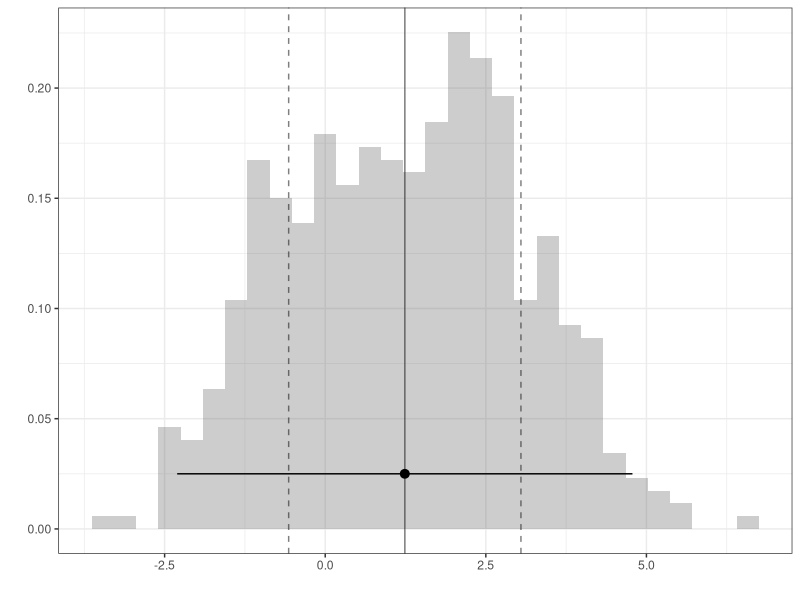
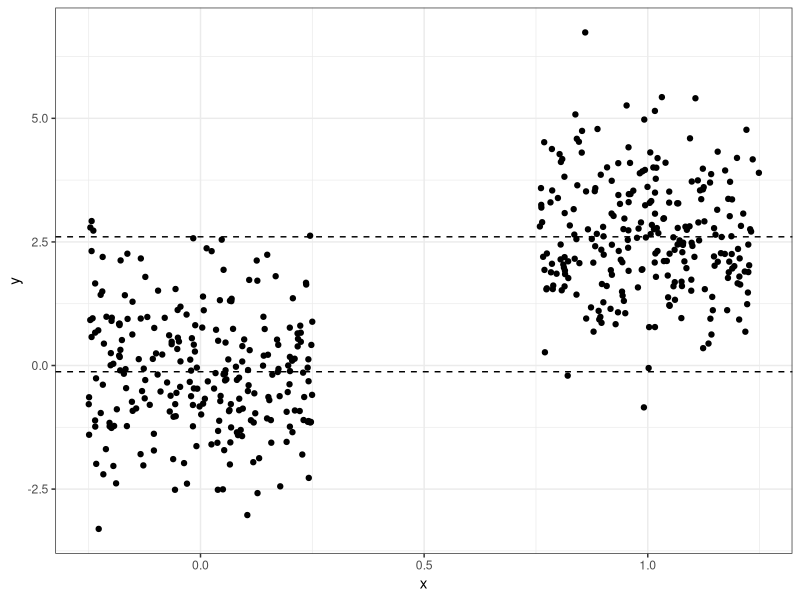
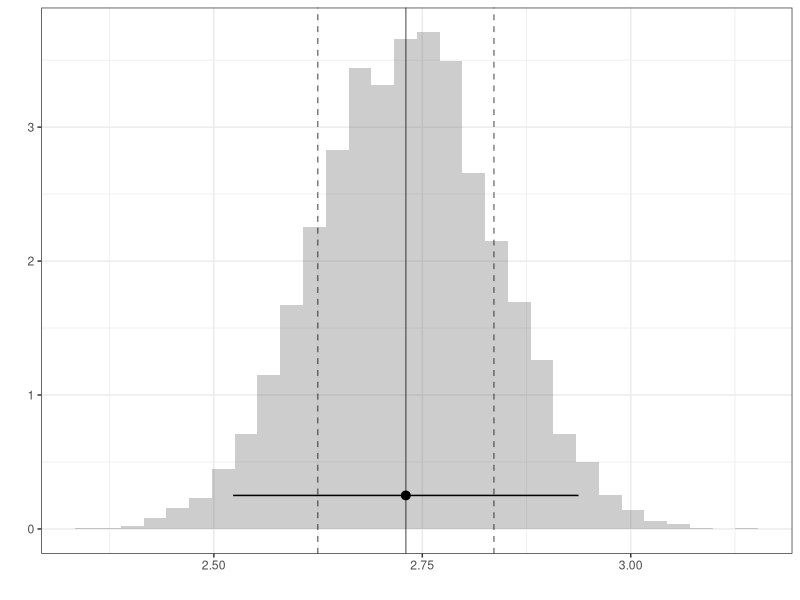
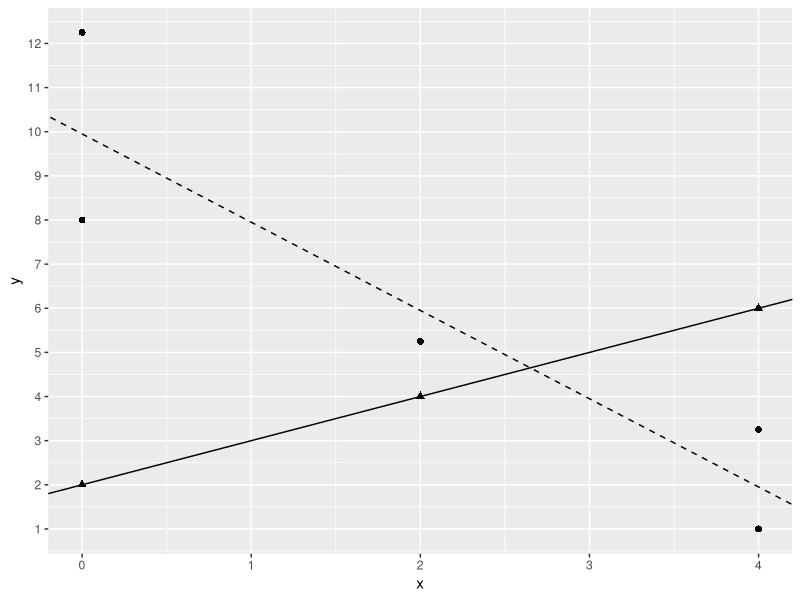
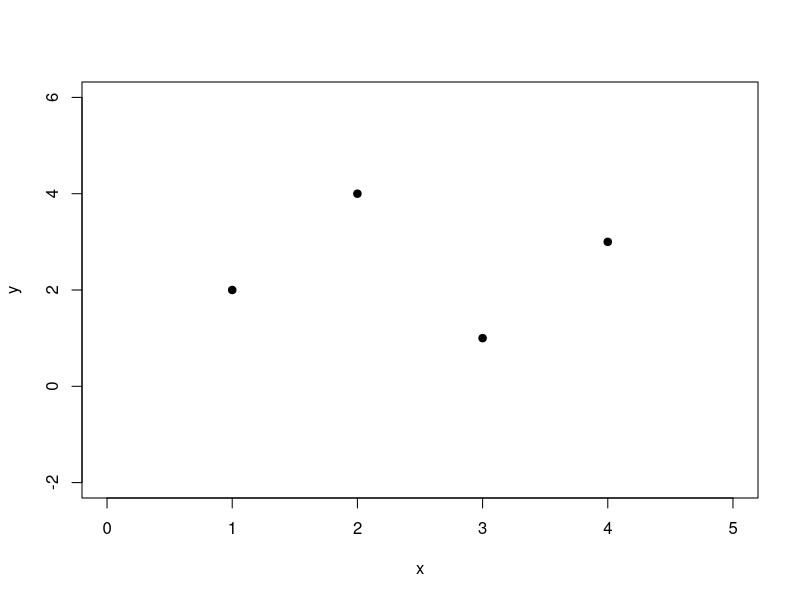
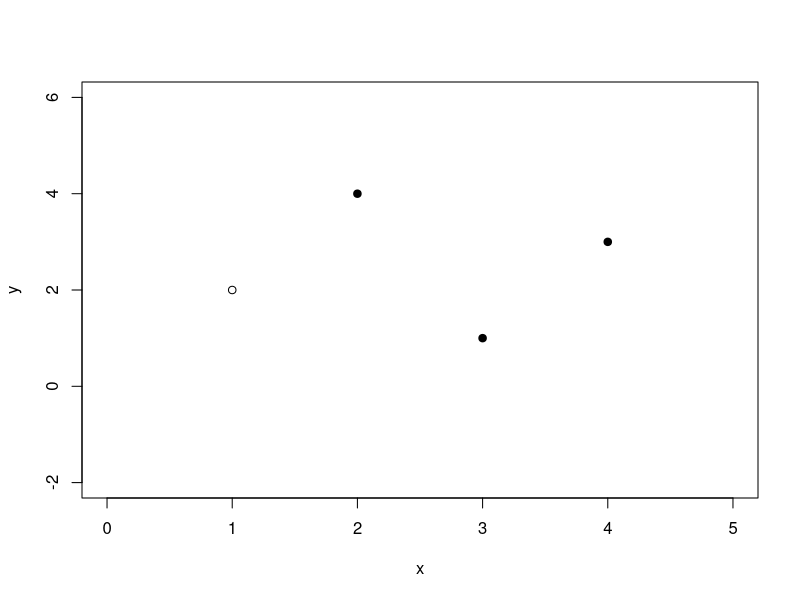
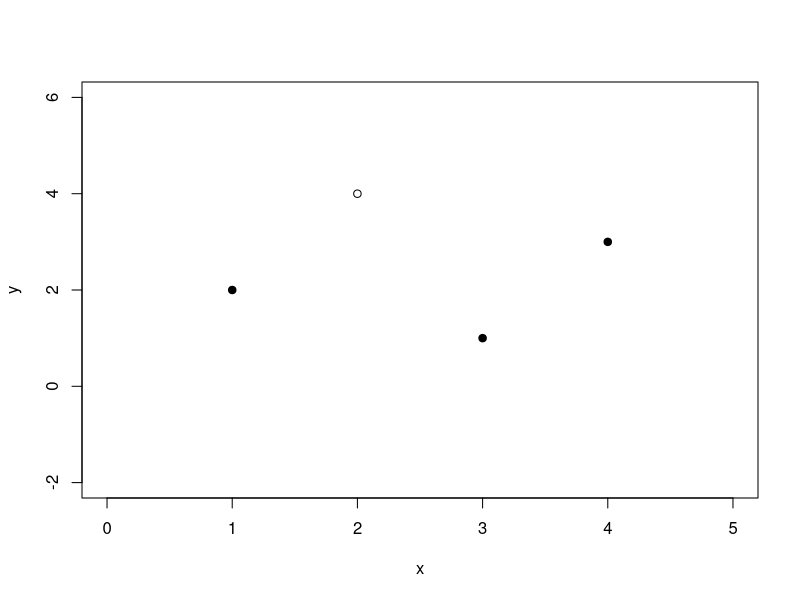
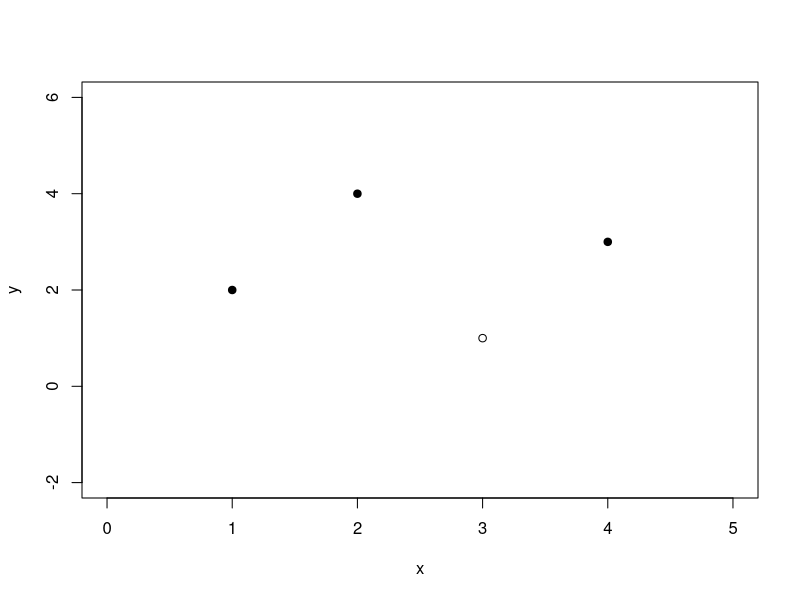

Here is the R script that generated these plots, in order:
## ---- chunk 1
#| echo: false
library(ggplot2)
n <- 500
x <- c(rep(0,n/2),rep(1,n/2))
set.seed(220220)
y <- 2.6*x +  rnorm(n) + runif(n,-1,1)


df <- data.frame(y,x)



q2<- ggplot(data = df, aes(x = x, y = y)) +
  geom_jitter(width=.25) +
  geom_hline(yintercept=mean(df$y[df$x==0]), linetype="dashed")+ 
   geom_hline(yintercept=mean(df$y[df$x==1]), linetype="dashed")+ 
  xlab("x") +
  ylab("y") +
  theme_bw() 

## ---- chunk 2
#| echo: true
B=10000
theta<- rep(NA,B)
for( b in 1:B ){
bootind = sample(1:n,size=n,replace=T)
dfboot = df[bootind,]
theta[b]<- (mean(dfboot$y[dfboot$x==1])-mean(dfboot$y[dfboot$x==0]))
}
## ---- chunk 3
#| out-height: 3.5in
#| fig-ncol: 2
#| fig-subcap:
#|  -  Histogram of the vector Y's elements
#|  -  Jittered Scatterplot of X and Y
ggplot() + geom_histogram(aes(x=y,     y=after_stat(density)), alpha=.3) + 
           geom_vline(aes(xintercept=mean(y)), alpha=.5) + 
           geom_vline(aes(xintercept=mean(y)+c(-1,1)*sd(y)), linetype='dashed', alpha=.5) + 
           geom_pointrange(aes(x=mean(y), xmin=mean(y)-1.96*sd(y), xmax=mean(y)+1.96*sd(y), y=.025)) + theme_bw() + xlab('') + ylab('')

q2 
## ---- chunk 4
#| out-height: 3.5in
#| fig-ncol: 2
#| fig-subcap:
#|  -  Histogram of the theta's elements

ggplot() + geom_histogram(aes(x=theta, y=after_stat(density)), alpha=.3) + 
           geom_vline(aes(xintercept=mean(theta)), alpha=.5) + 
           geom_vline(aes(xintercept=mean(theta)+c(-1,1)*sd(theta)), linetype='dashed', alpha=.5) + 
           geom_pointrange(aes(x=mean(theta), xmin=mean(theta)-1.96*sd(theta), xmax=mean(theta)+1.96*sd(theta), y=.25)) + theme_bw() + xlab('') + ylab('')

## ---- chunk 5
x <- c(0,2,4,0,0,2,4,4)
y <- c(2,4,6,12.25,8,5.25,3.25,1)
d <- c(1,1,1,0,0,0,0,0)
#plot(x,y,pch=c(19,19,19,1,1,1,1,1))
#abline(lm(y[d==0] ~x[d==0]),lty=2)
#abline(lm(y[d==1] ~x[d==1]))

df<- data.frame(x=x,y=y,d=d)
m1<- lm(y[d==0] ~x[d==0],data=df)
m2<- lm(y[d==1] ~x[d==1], data=df)
plot<- ggplot(data = df, aes(x = x, y = y)) + geom_point(aes(shape=as.factor(d)),size=2) + scale_y_continuous(breaks = seq(0, 13, by = 1)) + geom_abline(slope=m1$coef[2], intercept=m1$coef[1], linetype="dashed")+geom_abline(slope=m2$coef[2], intercept=m2$coef[1])

plot + theme(legend.position="none")
## ---- chunk 6
x <- c(1,2,3,4)
y <- c(2,4,1,3)
plot(x,y,pch=19,xlim=c(0,5),ylim=c(-2,6))
## ---- chunk 7
#| out-height: 3.5in
#| fig-ncol: 2

x <- c(1,2,3,4)
y <- c(2,4,1,3)
#par(mfrow=c(2,2))
plot(x,y,pch=c(1,19,19,19),xlim=c(0,5),ylim=c(-2,6))
plot(x,y,pch=c(19,1,19,19),xlim=c(0,5),ylim=c(-2,6))
plot(x,y,pch=c(19,19,1,19),xlim=c(0,5),ylim=c(-2,6))
plot(x,y,pch=c(19,19,19,1),xlim=c(0,5),ylim=c(-2,6))
## ---- chunk 8
#| echo: false

set.seed(220)
n=100
z<- runif(n,-5,10)
x<- rnorm(n,20,2) + (-2)*z
y<- 2*x + (.85)*z + rnorm(n,0,2)

df<- data.frame(z=z,x=x,y=y)

modsimp<- lm(y~x,data=df)

modmulti<- lm(y~x+z,data=df)

modyz<- lm(y~z,data=df)
residyz<- residuals(modyz)
modxz<- lm(x~z,data=df)
residxz<- residuals(modxz)
rdf<- data.frame(ryz=residyz,rxz=residxz)
## ---- chunk 9
#| echo: false
#summary(modsimp)
modsimp
## ---- chunk 10
#| echo: false
#summary(modmulti)
modmulti
## ---- chunk 11
#| out-height: 3.5in
#| fig-ncol: 2
#| fig-subcap:
#|  -  Scatterplot of x and y
#|  -  Scatterplot of residuals from lm(x~ z) and lm(y~ z)
a1<- ggplot(data = df, aes(x = x, y = y)) +
  geom_point() + xlim(-6,15)+ylim(-30,45) + xlab("x") +
  ylab("y") + geom_abline(slope=modsimp$coef[2], intercept=modsimp$coef[1], linetype="dashed") +
  theme_bw()

a2<- ggplot(data = rdf, aes(x = rxz, y = ryz)) +
  geom_point() + xlim(-6,15)+ylim(-30,45) +  xlab("r_(x~z)") +
  ylab("r_(y~z)") + geom_abline(slope=modmulti$coef[2], intercept=modmulti$coef[1], linetype="dashed") +
  theme_bw()


a1
a2
## ---- chunk 12
#| echo: false

p3n <- 200
z <- c(rep(0,p3n/2),rep(1,p3n/2))
set.seed(220220)
x <-   rnorm(p3n,mean=1,sd=1) + z*rnorm(p3n,mean=3,sd = 1)
y <- 12 + (-3)*x + (4)*z + 8*x*z + rnorm(p3n) + runif(p3n,-4,6)


dfp3 <- data.frame(y,x,z)

q1 <- ggplot(data = dfp3, aes(x = x, y = y)) +
  geom_point(aes(shape = factor(z)),size = 1,alpha=.5) +
  scale_shape_manual(values = c(1,19), label = c("z=0","z=1")) +
  xlab("x") +
  ylab("y") +
  theme_bw() +
  theme(panel.grid = element_blank(),
        legend.box.just = "left",
        legend.justification = c("left","top"),
        legend.position = c(0,1),
        legend.margin = margin(6,6,6,6),
        legend.title = element_blank(),
        legend.box.background = element_rect(color="black",size=1))

q2<- ggplot(data = dfp3, aes(x = x, y = z)) +
  geom_jitter(height=.25) +  xlab("x") +
  ylab("z") +
  theme_bw()



modone<- lm(y~x+z+x:z,data=dfp3)
modtwo<- lm(z ~ x, data=dfp3)
modthree<- lm(x*z ~ x,data=dfp3)
modfour<- lm(y~x,data=dfp3)
## ---- chunk 13
#| out-height: 3.5in
#| fig-ncol: 2
#| fig-subcap:
#|  -  Scatterplot 1
#|  -  Scatterplot 2 (jittered)
q1
q2

## ---- chunk 14
#summary(modone)
modone
## ---- chunk 15
#summary(modtwo)
modtwo
## ---- chunk 16
#summary(modthree)
modthree
